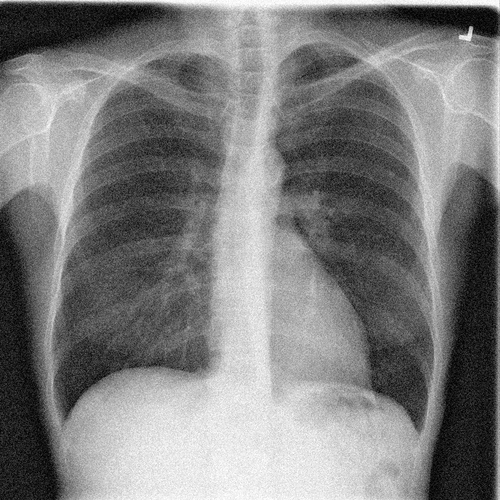
#> input picture assignment32/inputs/input_3_xray.png, 500 x 500 px, shrunk from 1024 x 1024 before the run, found by its file name
$ python 3.py
#> lines starting #> are read from the running program, lines starting #| are printed output that depends on the picture

import cv2
import numpy as np

def noise_canceling (input , output , color) :
#> called with input = 'inputs\\input_3_xray.png', output = 'outputs\\output_3_xray.jpg', color = 'gray'
    if color == "gray" :
        img = cv2.imread (input , cv2.IMREAD_GRAYSCALE)
#> img is the input picture: shape (500, 500); min 0, max 255, mean 125.6

    else :
        img = cv2.imread (input)

    noise_free = cv2.medianBlur (img , 5)
    result = np.hstack ((img , noise_free))
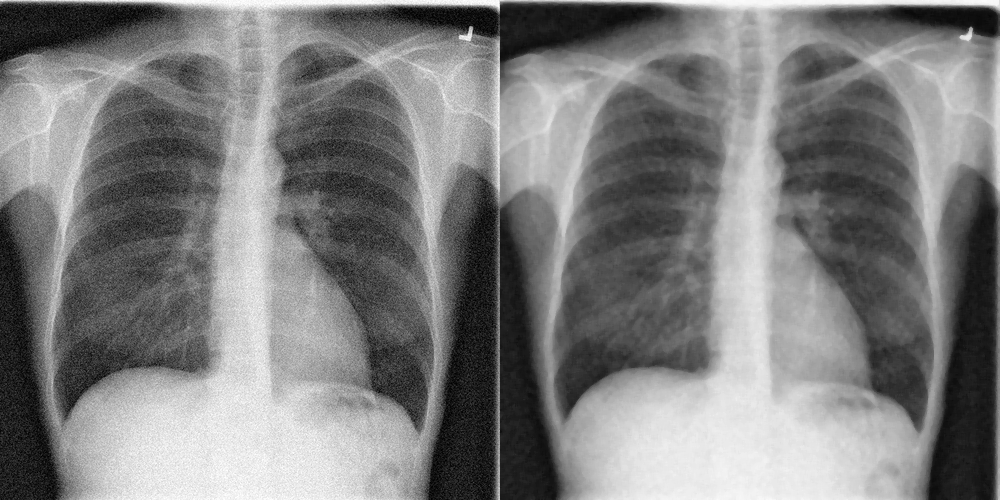
#> result: shape (500, 1000); min 0, max 255, mean 125.6
    cv2.imwrite (output , result)

noise_canceling ("inputs\input_3_xray.png" , "outputs\output_3_xray.jpg" , "gray")
noise_canceling ("inputs\input_3_board.png" , "outputs\output_3_board.jpg" , "gray")
#> call 2 of noise_canceling, with input = 'inputs\\input_3_board.png', output = 'outputs\\output_3_board.jpg', color = 'gray'
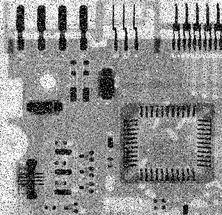
#> input picture assignment32/inputs/input_3_board.png, 222 x 215 px, shrunk from 455 x 440 before the run, found by its file name
#> in noise_canceling, img is the input picture: shape (215, 222); min 0, max 255, mean 144.3
#> in noise_canceling (call 2), `noise_free = cv2.medianBlur (img , 5)`:
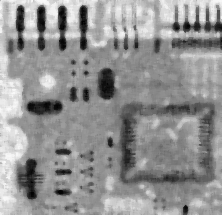
#> noise_free: shape (215, 222); min 1, max 250, mean 146.7
#> in noise_canceling (call 2), `result = np.hstack ((img , noise_free))`:
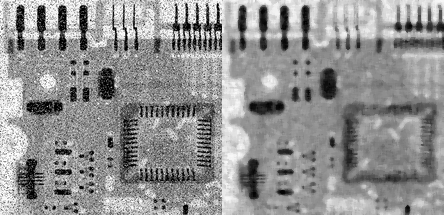
#> result: shape (215, 444); min 0, max 255, mean 145.5
noise_canceling ("inputs\input_3_image.png" , "outputs\output_3_image.jpg" , "gray")
#> call 3 of noise_canceling, with input = 'inputs\\input_3_image.png', output = 'outputs\\output_3_image.jpg', color = 'gray'
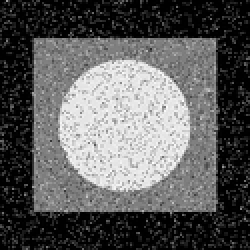
#> input picture assignment32/inputs/input_3_image.png, 125 x 125 px, shrunk from 256 x 256 before the run, found by its file name (shown 2 times larger)
#> in noise_canceling, img is the input picture: shape (125, 125); min 0, max 255, mean 92.4
#> in noise_canceling (call 3), `noise_free = cv2.medianBlur (img , 5)`:
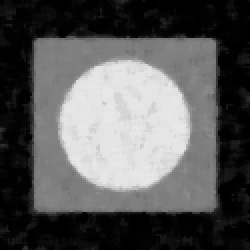
#> noise_free: shape (125, 125) (shown 2 times larger); min 0, max 233, mean 89.2
#> in noise_canceling (call 3), `result = np.hstack ((img , noise_free))`:
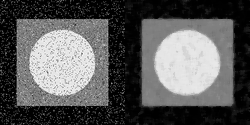
#> result: shape (125, 250); min 0, max 255, mean 90.8
noise_canceling ("inputs\input_3_balloones.png" , "outputs\output_3_balloones.jpg" , "all")
#> (the run stopped early here; a loop or call above may not have finished)
